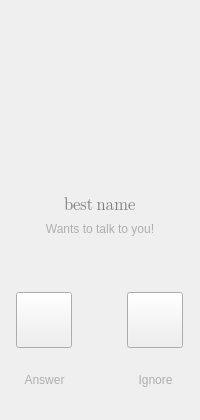
                  <widget class="QWidget" name="incomingCallPage">
                   <property name="sizePolicy">
                    <sizepolicy hsizetype="MinimumExpanding" vsizetype="MinimumExpanding">
                     <horstretch>0</horstretch>
                     <verstretch>0</verstretch>
                    </sizepolicy>
                   </property>
                   <layout class="QGridLayout" name="gridLayout_8">
                    <property name="leftMargin">
                     <number>0</number>
                    </property>
                    <property name="topMargin">
                     <number>0</number>
                    </property>
                    <property name="rightMargin">
                     <number>0</number>
                    </property>
                    <property name="bottomMargin">
                     <number>0</number>
                    </property>
                    <property name="spacing">
                     <number>0</number>
                    </property>
                    <item row="0" column="0">
                     <widget class="QWidget" name="callInvite" native="true">
                      <property name="sizePolicy">
                       <sizepolicy hsizetype="MinimumExpanding" vsizetype="MinimumExpanding">
                        <horstretch>0</horstretch>
                        <verstretch>0</verstretch>
                       </sizepolicy>
                      </property>
                      <property name="minimumSize">
                       <size>
                        <width>200</width>
                        <height>420</height>
                       </size>
                      </property>
                      <property name="maximumSize">
                       <size>
                        <width>200</width>
                        <height>420</height>
                       </size>
                      </property>
                      <property name="baseSize">
                       <size>
                        <width>200</width>
                        <height>420</height>
                       </size>
                      </property>
                      <layout class="QVBoxLayout" name="callInviteLayout" stretch="0,2,1,2,1,9">
                       <property name="spacing">
                        <number>0</number>
                       </property>
                       <item>
                        <widget class="QLabel" name="callerPhoto">
                         <property name="sizePolicy">
                          <sizepolicy hsizetype="Fixed" vsizetype="Fixed">
                           <horstretch>0</horstretch>
                           <verstretch>0</verstretch>
                          </sizepolicy>
                         </property>
                         <property name="minimumSize">
                          <size>
                           <width>166</width>
                           <height>166</height>
                          </size>
                         </property>
                         <property name="maximumSize">
                          <size>
                           <width>166</width>
                           <height>166</height>
                          </size>
                         </property>
                         <property name="baseSize">
                          <size>
                           <width>166</width>
                           <height>166</height>
                          </size>
                         </property>
                         <property name="text">
                          <string/>
                         </property>
                         <property name="alignment">
                          <set>Qt::AlignCenter</set>
                         </property>
                        </widget>
                       </item>
                       <item>
                        <spacer name="verticalSpacer_3">
                         <property name="orientation">
                          <enum>Qt::Vertical</enum>
                         </property>
                         <property name="sizeType">
                          <enum>QSizePolicy::Fixed</enum>
                         </property>
                         <property name="sizeHint" stdset="0">
                          <size>
                           <width>20</width>
                           <height>20</height>
                          </size>
                         </property>
                        </spacer>
                       </item>
                       <item alignment="Qt::AlignHCenter">
                        <widget class="QLabel" name="callerBestNameLabel">
                         <property name="font">
                          <font>
                           <family>Segoe UI Emoji</family>
                           <pointsize>12</pointsize>
                          </font>
                         </property>
                         <property name="styleSheet">
                          <string notr="true">color: rgb(128, 128, 128);</string>
                         </property>
                         <property name="text">
                          <string>best name</string>
                         </property>
                        </widget>
                       </item>
                       <item>
                        <widget class="QLabel" name="wantToTalkLabel">
                         <property name="styleSheet">
                          <string notr="true">color: rgb(174, 174, 174);</string>
                         </property>
                         <property name="text">
                          <string>Wants to talk to you!</string>
                         </property>
                         <property name="alignment">
                          <set>Qt::AlignCenter</set>
                         </property>
                        </widget>
                       </item>
                       <item>
                        <spacer name="verticalSpacer_5">
                         <property name="orientation">
                          <enum>Qt::Vertical</enum>
                         </property>
                         <property name="sizeType">
                          <enum>QSizePolicy::Fixed</enum>
                         </property>
                         <property name="sizeHint" stdset="0">
                          <size>
                           <width>20</width>
                           <height>50</height>
                          </size>
                         </property>
                        </spacer>
                       </item>
                       <item>
                        <layout class="QVBoxLayout" name="verticalLayout_3" stretch="2">
                         <property name="spacing">
                          <number>0</number>
                         </property>
                         <property name="rightMargin">
                          <number>0</number>
                         </property>
                         <property name="bottomMargin">
                          <number>0</number>
                         </property>
                         <item>
                          <layout class="QHBoxLayout" name="horizontalLayout_2">
                           <property name="spacing">
                            <number>0</number>
                           </property>
                           <property name="topMargin">
                            <number>0</number>
                           </property>
                           <property name="rightMargin">
                            <number>0</number>
                           </property>
                           <item>
                            <layout class="QVBoxLayout" name="verticalLayout_4">
                             <property name="spacing">
                              <number>0</number>
                             </property>
                             <property name="rightMargin">
                              <number>0</number>
                             </property>
                             <item>
                              <layout class="QHBoxLayout" name="horizontalLayout_4">
                               <property name="bottomMargin">
                                <number>0</number>
                               </property>
                               <item>
                                <widget class="QPushButton" name="acceptButton">
                                 <property name="sizePolicy">
                                  <sizepolicy hsizetype="Fixed" vsizetype="Fixed">
                                   <horstretch>0</horstretch>
                                   <verstretch>0</verstretch>
                                  </sizepolicy>
                                 </property>
                                 <property name="minimumSize">
                                  <size>
                                   <width>56</width>
                                   <height>56</height>
                                  </size>
                                 </property>
                                 <property name="toolTip">
                                  <string>Answer incoming call button</string>
                                 </property>
                                 <property name="icon">
                                  <iconset resource="../../resources/ressources.qrc">
                                   <normaloff>:/images/icons/ic_done_white_24dp.png</normaloff>:/images/icons/ic_done_white_24dp.png</iconset>
                                 </property>
                                 <property name="iconSize">
                                  <size>
                                   <width>24</width>
                                   <height>24</height>
                                  </size>
                                 </property>
                                </widget>
                               </item>
                              </layout>
                             </item>
                             <item>
                              <widget class="QLabel" name="acceptLabel">
                               <property name="styleSheet">
                                <string notr="true">color: rgb(174, 174, 174);</string>
                               </property>
                               <property name="text">
                                <string>Answer</string>
                               </property>
                               <property name="alignment">
                                <set>Qt::AlignCenter</set>
                               </property>
                              </widget>
                             </item>
                            </layout>
                           </item>
                           <item>
                            <spacer name="horizontalSpacer_21">
                             <property name="orientation">
                              <enum>Qt::Horizontal</enum>
                             </property>
                             <property name="sizeType">
                              <enum>QSizePolicy::Fixed</enum>
                             </property>
                             <property name="sizeHint" stdset="0">
                              <size>
                               <width>40</width>
                               <height>20</height>
                              </size>
                             </property>
                            </spacer>
                           </item>
                           <item>
                            <layout class="QVBoxLayout" name="verticalLayout_7">
                             <property name="spacing">
                              <number>0</number>
                             </property>
                             <property name="bottomMargin">
                              <number>0</number>
                             </property>
                             <item>
                              <layout class="QHBoxLayout" name="horizontalLayout_5">
                               <item>
                                <widget class="QPushButton" name="refuseButton">
                                 <property name="sizePolicy">
                                  <sizepolicy hsizetype="Fixed" vsizetype="Fixed">
                                   <horstretch>0</horstretch>
                                   <verstretch>0</verstretch>
                                  </sizepolicy>
                                 </property>
                                 <property name="minimumSize">
                                  <size>
                                   <width>56</width>
                                   <height>56</height>
                                  </size>
                                 </property>
                                 <property name="toolTip">
                                  <string>Ignore incoming call button</string>
                                 </property>
                                 <property name="layoutDirection">
                                  <enum>Qt::RightToLeft</enum>
                                 </property>
                                 <property name="icon">
                                  <iconset resource="../../resources/ressources.qrc">
                                   <normaloff>:/images/icons/ic_close_white_24dp.png</normaloff>:/images/icons/ic_close_white_24dp.png</iconset>
                                 </property>
                                 <property name="iconSize">
                                  <size>
                                   <width>24</width>
                                   <height>24</height>
                                  </size>
                                 </property>
                                </widget>
                               </item>
                              </layout>
                             </item>
                             <item>
                              <widget class="QLabel" name="refuseLabel">
                               <property name="layoutDirection">
                                <enum>Qt::RightToLeft</enum>
                               </property>
                               <property name="styleSheet">
                                <string notr="true">color: rgb(174, 174, 174);</string>
                               </property>
                               <property name="text">
                                <string>Ignore</string>
                               </property>
                               <property name="alignment">
                                <set>Qt::AlignCenter</set>
                               </property>
                              </widget>
                             </item>
                            </layout>
                           </item>
                          </layout>
                         </item>
                        </layout>
                       </item>
                      </layout>
                     </widget>
                    </item>
                   </layout>
                  </widget>
